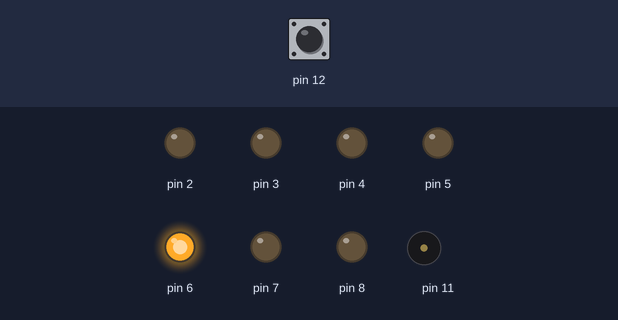
A sketch run on a simulated Arduino Uno, built with avr-gcc and run on an emulated ATmega328P. Shown: output pins drawn as LEDs (lit = HIGH), buzzer (waves = sounding). Dashed ring = blinking. The test bench sets the inputs (shaded band); at power-on: pin 12 HIGH.

Above: at 2.52 s.
2.8 s: pin 12 pulled LOW for 0.8 s
At 2.85 s:
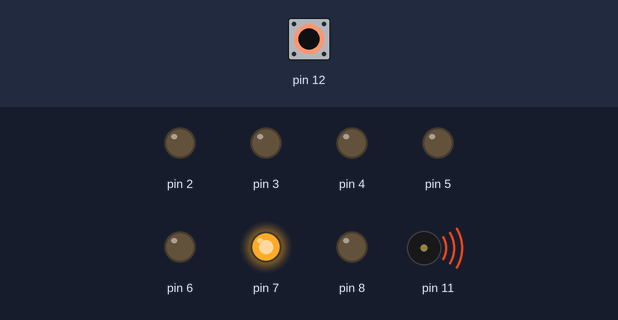
At 3.5 s:
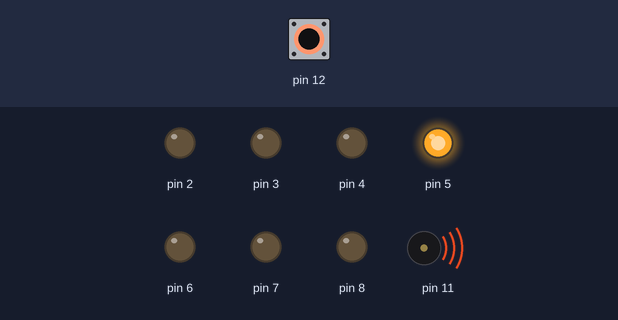
6.2 s: pin 12 pulled LOW for 3.2 s
At 7.72 s:
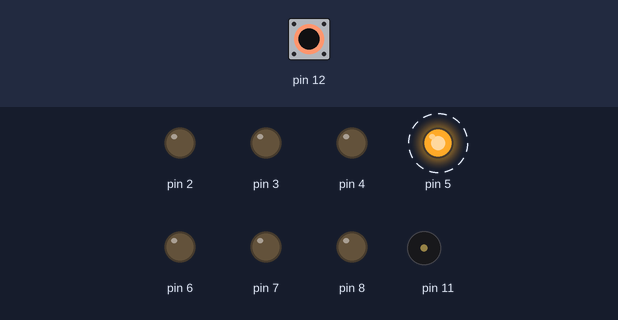
Timing chart, 0 to 16.9 s (numbered marks = the images above; inputs shaded):
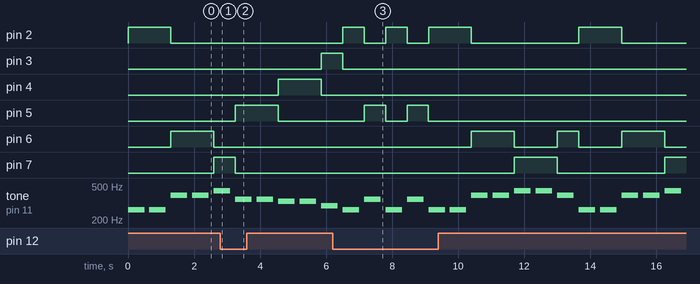

The sketch:

toneMelodyled.ino
```cpp
#include "pitches.h"


int melody0[] = {
  NOTE_C4, NOTE_C4, NOTE_G4, NOTE_G4, NOTE_A4, NOTE_A4, NOTE_G4
};


int noteDurations[] = {
  2, 2, 2, 2, 2, 2, 2, 1
};
int melody1[]={
  NOTE_F4, NOTE_F4, NOTE_E4, NOTE_E4, NOTE_D4, NOTE_D4, NOTE_C4
};


int melodynum=0;
#define BUTTON 12
byte presentState=1, previousState=1;


void setup() {
  // iterate over the notes of the melody:
  pinMode(12,INPUT_PULLUP);
  for(int i=2;i<=8;i++)
  {
    pinMode(i,OUTPUT);
  }
}


void loop() {
  // no need to repeat the melody.
  if(melodynum==0)
  {
    for (int thisNote = 0; thisNote < 7; thisNote++)
    {
      // to calculate the note duration, take one second divided by the note type.
     //e.g. quarter note = 1000 / 4, eighth note = 1000/8, etc.
      int noteDuration = 1000 / noteDurations[thisNote];
      tone(11, melody0[thisNote], noteDuration);
      if (melody0[thisNote]==NOTE_C4)//led
      {
        digitalWrite(2,HIGH);
        int pauseBetweenNotes = noteDuration * 1.30;
        delay(pauseBetweenNotes);
        digitalWrite(2,LOW);
      }

      else if(melody0[thisNote]==NOTE_G4)
      {
        digitalWrite(6,HIGH);
        int pauseBetweenNotes = noteDuration * 1.30;
        delay(pauseBetweenNotes);
        digitalWrite(6,LOW);
      }

      else if(melody0[thisNote]==NOTE_A4)
      {
        digitalWrite(7,HIGH);
        int pauseBetweenNotes = noteDuration * 1.30;
        delay(pauseBetweenNotes);
        digitalWrite(7,LOW);
      }

      noTone(11);
      presentState=digitalRead(12);
      if(presentState==0&&previousState==1)
      {
        melodynum=melodynum+1;
        break;
      }
      previousState==presentState;
    }

  }
  if(melodynum==1)
  {
    for (int thisNote = 0; thisNote < 7; thisNote++)
    {
      // to calculate the note duration, take one second divided by the note type.
     //e.g. quarter note = 1000 / 4, eighth note = 1000/8, etc.
      int noteDuration = 1000 / noteDurations[thisNote];
      tone(11, melody1[thisNote], noteDuration);
      if (melody1[thisNote]==NOTE_F4)//led
      {
        digitalWrite(5,HIGH);
        int pauseBetweenNotes = noteDuration * 1.30;
        delay(pauseBetweenNotes);
        digitalWrite(5,LOW);
      }
      else if(melody1[thisNote]==NOTE_E4)
      {
        digitalWrite(4,HIGH);
        int pauseBetweenNotes = noteDuration * 1.30;
        delay(pauseBetweenNotes);
        digitalWrite(4,LOW);
      }
      else if(melody1[thisNote]==NOTE_D4)
      {
        digitalWrite(3,HIGH);
        int pauseBetweenNotes = noteDuration * 1.30;
        delay(pauseBetweenNotes);
        digitalWrite(3,LOW);
      }
      else if(melody1[thisNote]==NOTE_C4)
      {
        digitalWrite(2,HIGH);
        int pauseBetweenNotes = noteDuration * 1.30;
        delay(pauseBetweenNotes);
        digitalWrite(2,LOW);
      }

      // to distinguish the notes, set a minimum time between them.
      // the note's duration + 30% seems to work well:

      // stop the tone playing:
      noTone(11);
      presentState=digitalRead(12);
      if(presentState==0&&previousState==1)
      {
        melodynum=melodynum-1;
        break;
      }
      previousState==presentState;
    }

  }
}
```

Measured:
- after the input at 2.8 s, pin 2: stays LOW (without the input it goes to HIGH after 1.8 s); pin 3: LOW → HIGH after 3.1 s; pin 4: LOW → HIGH after 1.8 s, → LOW 1.3 s later; pin 5: LOW → HIGH after 0.45 s, → LOW 1.3 s later; pin 6: stays LOW (without the input it goes to HIGH after 1.1 s)
- after the input at 6.2 s, pin 4: stops changing and stays LOW; pin 5: alternates HIGH for 0.65 s and LOW for 0.65 s, 4 changes in all, then stays LOW, starting after 0.95 s; pin 6: goes HIGH 1.3 s, LOW 1.3 s, HIGH 0.65 s, LOW 1.3 s, HIGH 1.3 s, then LOW, starting after 4.2 s; pin 7: LOW → HIGH after 5.5 s, → LOW 1.3 s later, → HIGH 3.3 s later
- by itself, tone on pin 11: plays 262 Hz for 0.50 s, 349 Hz for 0.50 s, 262 Hz for 0.50 s, 349 Hz for 0.50 s, 262 Hz for 0.50 s, 262 Hz for 0.50 s … (16 notes in this stretch)
